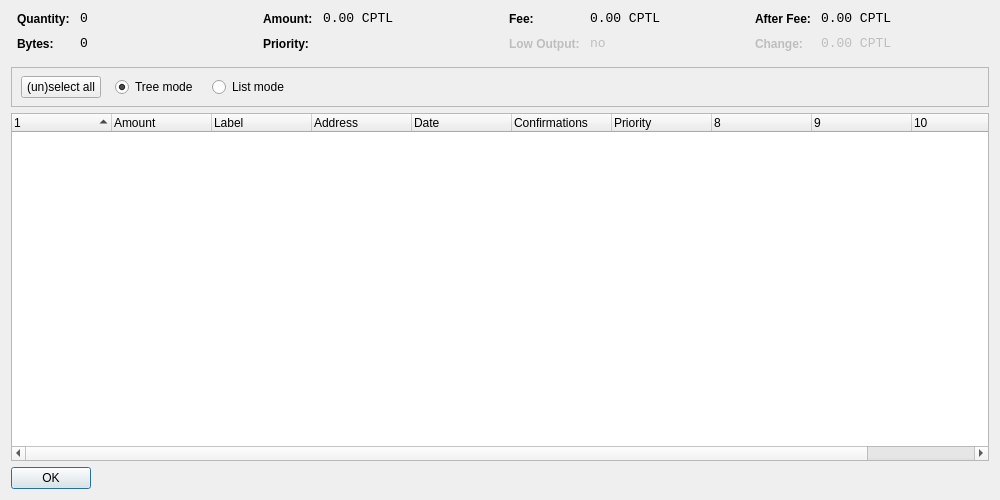
<?xml version="1.0" encoding="UTF-8"?>
<ui version="4.0">
 <class>CoinControlDialog</class>
 <widget class="QDialog" name="CoinControlDialog">
  <property name="geometry">
   <rect>
    <x>0</x>
    <y>0</y>
    <width>1000</width>
    <height>500</height>
   </rect>
  </property>
  <property name="windowTitle">
   <string>Coin Control</string>
  </property>
  <layout class="QVBoxLayout" name="verticalLayout">
   <item>
    <layout class="QHBoxLayout" name="horizontalLayoutTop" stretch="0,0,0,0">
     <property name="topMargin">
      <number>0</number>
     </property>
     <property name="bottomMargin">
      <number>10</number>
     </property>
     <item>
      <layout class="QFormLayout" name="formLayoutCoinControl1">
       <property name="horizontalSpacing">
        <number>10</number>
       </property>
       <property name="verticalSpacing">
        <number>10</number>
       </property>
       <property name="leftMargin">
        <number>6</number>
       </property>
       <property name="rightMargin">
        <number>6</number>
       </property>
       <item row="0" column="0">
        <widget class="QLabel" name="labelCoinControlQuantityText">
         <property name="styleSheet">
          <string notr="true">font-weight:bold;</string>
         </property>
         <property name="text">
          <string>Quantity:</string>
         </property>
        </widget>
       </item>
       <item row="0" column="1">
        <widget class="QLabel" name="labelCoinControlQuantity">
         <property name="font">
          <font>
           <family>Monospace</family>
           <pointsize>10</pointsize>
          </font>
         </property>
         <property name="cursor">
          <cursorShape>IBeamCursor</cursorShape>
         </property>
         <property name="contextMenuPolicy">
          <enum>Qt::ActionsContextMenu</enum>
         </property>
         <property name="text">
          <string>0</string>
         </property>
         <property name="textInteractionFlags">
          <set>Qt::LinksAccessibleByMouse|Qt::TextSelectableByKeyboard|Qt::TextSelectableByMouse</set>
         </property>
        </widget>
       </item>
       <item row="1" column="0">
        <widget class="QLabel" name="labelCoinControlBytesText">
         <property name="styleSheet">
          <string notr="true">font-weight:bold;</string>
         </property>
         <property name="text">
          <string>Bytes:</string>
         </property>
        </widget>
       </item>
       <item row="1" column="1">
        <widget class="QLabel" name="labelCoinControlBytes">
         <property name="font">
          <font>
           <family>Monospace</family>
           <pointsize>10</pointsize>
          </font>
         </property>
         <property name="cursor">
          <cursorShape>IBeamCursor</cursorShape>
         </property>
         <property name="contextMenuPolicy">
          <enum>Qt::ActionsContextMenu</enum>
         </property>
         <property name="text">
          <string>0</string>
         </property>
         <property name="textInteractionFlags">
          <set>Qt::LinksAccessibleByMouse|Qt::TextSelectableByKeyboard|Qt::TextSelectableByMouse</set>
         </property>
        </widget>
       </item>
      </layout>
     </item>
     <item>
      <layout class="QFormLayout" name="formLayoutCoinControl2">
       <property name="horizontalSpacing">
        <number>10</number>
       </property>
       <property name="verticalSpacing">
        <number>10</number>
       </property>
       <property name="leftMargin">
        <number>6</number>
       </property>
       <property name="rightMargin">
        <number>6</number>
       </property>
       <item row="0" column="0">
        <widget class="QLabel" name="labelCoinControlAmountText">
         <property name="styleSheet">
          <string notr="true">font-weight:bold;</string>
         </property>
         <property name="text">
          <string>Amount:</string>
         </property>
        </widget>
       </item>
       <item row="0" column="1">
        <widget class="QLabel" name="labelCoinControlAmount">
         <property name="font">
          <font>
           <family>Monospace</family>
           <pointsize>10</pointsize>
          </font>
         </property>
         <property name="cursor">
          <cursorShape>IBeamCursor</cursorShape>
         </property>
         <property name="contextMenuPolicy">
          <enum>Qt::ActionsContextMenu</enum>
         </property>
         <property name="text">
          <string>0.00 CPTL</string>
         </property>
         <property name="textInteractionFlags">
          <set>Qt::LinksAccessibleByMouse|Qt::TextSelectableByKeyboard|Qt::TextSelectableByMouse</set>
         </property>
        </widget>
       </item>
       <item row="1" column="0">
        <widget class="QLabel" name="labelCoinControlPriorityText">
         <property name="styleSheet">
          <string notr="true">font-weight:bold;</string>
         </property>
         <property name="text">
          <string>Priority:</string>
         </property>
        </widget>
       </item>
       <item row="1" column="1">
        <widget class="QLabel" name="labelCoinControlPriority">
         <property name="font">
          <font>
           <family>Monospace</family>
           <pointsize>10</pointsize>
          </font>
         </property>
         <property name="cursor">
          <cursorShape>IBeamCursor</cursorShape>
         </property>
         <property name="contextMenuPolicy">
          <enum>Qt::ActionsContextMenu</enum>
         </property>
         <property name="text">
          <string/>
         </property>
         <property name="textInteractionFlags">
          <set>Qt::LinksAccessibleByMouse|Qt::TextSelectableByKeyboard|Qt::TextSelectableByMouse</set>
         </property>
        </widget>
       </item>
      </layout>
     </item>
     <item>
      <layout class="QFormLayout" name="formLayoutCoinControl3">
       <property name="horizontalSpacing">
        <number>10</number>
       </property>
       <property name="verticalSpacing">
        <number>10</number>
       </property>
       <property name="leftMargin">
        <number>6</number>
       </property>
       <property name="rightMargin">
        <number>6</number>
       </property>
       <item row="0" column="0">
        <widget class="QLabel" name="labelCoinControlFeeText">
         <property name="styleSheet">
          <string notr="true">font-weight:bold;</string>
         </property>
         <property name="text">
          <string>Fee:</string>
         </property>
        </widget>
       </item>
       <item row="0" column="1">
        <widget class="QLabel" name="labelCoinControlFee">
         <property name="font">
          <font>
           <family>Monospace</family>
           <pointsize>10</pointsize>
          </font>
         </property>
         <property name="cursor">
          <cursorShape>IBeamCursor</cursorShape>
         </property>
         <property name="contextMenuPolicy">
          <enum>Qt::ActionsContextMenu</enum>
         </property>
         <property name="text">
          <string>0.00 CPTL</string>
         </property>
         <property name="textInteractionFlags">
          <set>Qt::LinksAccessibleByMouse|Qt::TextSelectableByKeyboard|Qt::TextSelectableByMouse</set>
         </property>
        </widget>
       </item>
       <item row="1" column="0">
        <widget class="QLabel" name="labelCoinControlLowOutputText">
         <property name="enabled">
          <bool>false</bool>
         </property>
         <property name="styleSheet">
          <string notr="true">font-weight:bold;</string>
         </property>
         <property name="text">
          <string>Low Output:</string>
         </property>
        </widget>
       </item>
       <item row="1" column="1">
        <widget class="QLabel" name="labelCoinControlLowOutput">
         <property name="enabled">
          <bool>false</bool>
         </property>
         <property name="font">
          <font>
           <family>Monospace</family>
           <pointsize>10</pointsize>
          </font>
         </property>
         <property name="cursor">
          <cursorShape>IBeamCursor</cursorShape>
         </property>
         <property name="contextMenuPolicy">
          <enum>Qt::ActionsContextMenu</enum>
         </property>
         <property name="text">
          <string>no</string>
         </property>
         <property name="textInteractionFlags">
          <set>Qt::LinksAccessibleByMouse|Qt::TextSelectableByKeyboard|Qt::TextSelectableByMouse</set>
         </property>
        </widget>
       </item>
      </layout>
     </item>
     <item>
      <layout class="QFormLayout" name="formLayoutCoinControl4">
       <property name="horizontalSpacing">
        <number>10</number>
       </property>
       <property name="verticalSpacing">
        <number>10</number>
       </property>
       <property name="leftMargin">
        <number>6</number>
       </property>
       <property name="rightMargin">
        <number>6</number>
       </property>
       <item row="0" column="0">
        <widget class="QLabel" name="labelCoinControlAfterFeeText">
         <property name="styleSheet">
          <string notr="true">font-weight:bold;</string>
         </property>
         <property name="text">
          <string>After Fee:</string>
         </property>
        </widget>
       </item>
       <item row="0" column="1">
        <widget class="QLabel" name="labelCoinControlAfterFee">
         <property name="font">
          <font>
           <family>Monospace</family>
           <pointsize>10</pointsize>
          </font>
         </property>
         <property name="cursor">
          <cursorShape>IBeamCursor</cursorShape>
         </property>
         <property name="contextMenuPolicy">
          <enum>Qt::ActionsContextMenu</enum>
         </property>
         <property name="text">
          <string>0.00 CPTL</string>
         </property>
         <property name="textInteractionFlags">
          <set>Qt::LinksAccessibleByMouse|Qt::TextSelectableByKeyboard|Qt::TextSelectableByMouse</set>
         </property>
        </widget>
       </item>
       <item row="1" column="0">
        <widget class="QLabel" name="labelCoinControlChangeText">
         <property name="enabled">
          <bool>false</bool>
         </property>
         <property name="styleSheet">
          <string notr="true">font-weight:bold;</string>
         </property>
         <property name="text">
          <string>Change:</string>
         </property>
        </widget>
       </item>
       <item row="1" column="1">
        <widget class="QLabel" name="labelCoinControlChange">
         <property name="enabled">
          <bool>false</bool>
         </property>
         <property name="font">
          <font>
           <family>Monospace</family>
           <pointsize>10</pointsize>
          </font>
         </property>
         <property name="cursor">
          <cursorShape>IBeamCursor</cursorShape>
         </property>
         <property name="contextMenuPolicy">
          <enum>Qt::ActionsContextMenu</enum>
         </property>
         <property name="text">
          <string>0.00 CPTL</string>
         </property>
         <property name="textInteractionFlags">
          <set>Qt::LinksAccessibleByMouse|Qt::TextSelectableByKeyboard|Qt::TextSelectableByMouse</set>
         </property>
        </widget>
       </item>
      </layout>
     </item>
    </layout>
   </item>
   <item>
    <widget class="QFrame" name="frame">
     <property name="minimumSize">
      <size>
       <width>0</width>
       <height>40</height>
      </size>
     </property>
     <property name="frameShape">
      <enum>QFrame::StyledPanel</enum>
     </property>
     <property name="frameShadow">
      <enum>QFrame::Sunken</enum>
     </property>
     <widget class="QWidget" name="horizontalLayoutWidget">
      <property name="geometry">
       <rect>
        <x>10</x>
        <y>0</y>
        <width>781</width>
        <height>41</height>
       </rect>
      </property>
      <layout class="QHBoxLayout" name="horizontalLayoutPanel" stretch="0,0,0,0,0">
       <property name="spacing">
        <number>14</number>
       </property>
       <item>
        <widget class="QPushButton" name="pushButtonSelectAll">
         <property name="sizePolicy">
          <sizepolicy hsizetype="Maximum" vsizetype="Fixed">
           <horstretch>0</horstretch>
           <verstretch>0</verstretch>
          </sizepolicy>
         </property>
         <property name="text">
          <string>(un)select all</string>
         </property>
        </widget>
       </item>
       <item>
        <widget class="QRadioButton" name="radioTreeMode">
         <property name="sizePolicy">
          <sizepolicy hsizetype="Maximum" vsizetype="Fixed">
           <horstretch>0</horstretch>
           <verstretch>0</verstretch>
          </sizepolicy>
         </property>
         <property name="text">
          <string>Tree mode</string>
         </property>
         <property name="checked">
          <bool>true</bool>
         </property>
        </widget>
       </item>
       <item>
        <widget class="QRadioButton" name="radioListMode">
         <property name="sizePolicy">
          <sizepolicy hsizetype="Maximum" vsizetype="Fixed">
           <horstretch>0</horstretch>
           <verstretch>0</verstretch>
          </sizepolicy>
         </property>
         <property name="text">
          <string>List mode</string>
         </property>
        </widget>
       </item>
<!--       <item>
        <widget class="QLabel" name="labelLocked">
         <property name="text">
          <string>(1 locked)</string>
         </property>
        </widget>
       </item>
-->
       <item>
        <spacer name="horizontalSpacer">
         <property name="orientation">
          <enum>Qt::Horizontal</enum>
         </property>
         <property name="sizeHint" stdset="0">
          <size>
           <width>40</width>
           <height>20</height>
          </size>
         </property>
        </spacer>
       </item>
      </layout>
     </widget>
    </widget>
   </item>
   <item>
    <widget class="CoinControlTreeWidget" name="treeWidget">
     <property name="contextMenuPolicy">
      <enum>Qt::CustomContextMenu</enum>
     </property>
     <property name="sortingEnabled">
      <bool>false</bool>
     </property>
     <property name="columnCount">
      <number>11</number>
     </property>
     <attribute name="headerShowSortIndicator" stdset="0">
      <bool>true</bool>
     </attribute>
     <attribute name="headerStretchLastSection">
      <bool>false</bool>
     </attribute>
     <column>
      <property name="text">
       <string/>
      </property>
     </column>
     <column>
      <property name="text">
       <string>Amount</string>
      </property>
     </column>
     <column>
      <property name="text">
       <string notr="true">Label</string>
      </property>
     </column>
     <column>
      <property name="text">
       <string>Address</string>
      </property>
     </column>
     <column>
      <property name="text">
       <string>Date</string>
      </property>
     </column>
     <column>
      <property name="text">
       <string>Confirmations</string>
      </property>
      <property name="toolTip">
       <string>Confirmed</string>
      </property>
     </column>
     <column>
      <property name="text">
       <string>Priority</string>
      </property>
     </column>
     <column>
      <property name="text">
       <string/>
      </property>
     </column>
     <column>
      <property name="text">
       <string/>
      </property>
     </column>
     <column>
      <property name="text">
       <string/>
      </property>
     </column>
     <column>
      <property name="text">
       <string/>
      </property>
     </column>
    </widget>
   </item>
   <item>
    <widget class="QDialogButtonBox" name="buttonBox">
     <property name="sizePolicy">
      <sizepolicy hsizetype="Maximum" vsizetype="Fixed">
       <horstretch>0</horstretch>
       <verstretch>0</verstretch>
      </sizepolicy>
     </property>
     <property name="orientation">
      <enum>Qt::Horizontal</enum>
     </property>
     <property name="standardButtons">
      <set>QDialogButtonBox::Ok</set>
     </property>
    </widget>
   </item>
  </layout>
 </widget>
 <customwidgets>
  <customwidget>
   <class>CoinControlTreeWidget</class>
   <extends>QTreeWidget</extends>
   <header>coincontroltreewidget.h</header>
  </customwidget>
 </customwidgets>
 <resources/>
 <connections/>
</ui>
